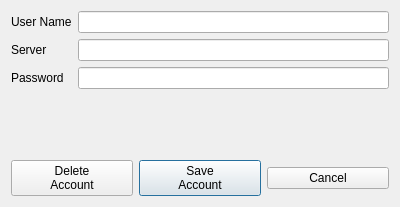
<?xml version="1.0" encoding="UTF-8"?>
<ui version="4.0">
 <class>ServerAccountEdit</class>
 <widget class="QDialog" name="ServerAccountEdit">
  <property name="geometry">
   <rect>
    <x>0</x>
    <y>0</y>
    <width>400</width>
    <height>207</height>
   </rect>
  </property>
  <property name="windowTitle">
   <string>Dialog</string>
  </property>
  <layout class="QGridLayout" name="gridLayout_2">
   <item row="0" column="0">
    <layout class="QFormLayout" name="formLayout">
     <item row="0" column="0">
      <widget class="QLabel" name="userNameLabel">
       <property name="text">
        <string>User Name</string>
       </property>
      </widget>
     </item>
     <item row="0" column="1">
      <widget class="QLineEdit" name="userNameEdit"/>
     </item>
     <item row="1" column="0">
      <widget class="QLabel" name="serverLabel">
       <property name="text">
        <string>Server</string>
       </property>
      </widget>
     </item>
     <item row="1" column="1">
      <widget class="QLineEdit" name="serverEdit"/>
     </item>
     <item row="2" column="0">
      <widget class="QLabel" name="passwordLabel">
       <property name="text">
        <string>Password</string>
       </property>
      </widget>
     </item>
     <item row="2" column="1">
      <widget class="QLineEdit" name="passwordEdit">
       <property name="echoMode">
        <enum>QLineEdit::Password</enum>
       </property>
      </widget>
     </item>
    </layout>
   </item>
   <item row="1" column="0">
    <layout class="QHBoxLayout" name="horizontalLayout">
     <item>
      <widget class="QPushButton" name="deleteButton">
       <property name="text">
        <string>Delete
Account</string>
       </property>
       <property name="autoDefault">
        <bool>false</bool>
       </property>
      </widget>
     </item>
     <item>
      <widget class="QPushButton" name="saveButton">
       <property name="text">
        <string>Save
Account</string>
       </property>
      </widget>
     </item>
     <item>
      <widget class="QPushButton" name="cancelButton">
       <property name="text">
        <string>Cancel</string>
       </property>
      </widget>
     </item>
    </layout>
   </item>
  </layout>
 </widget>
 <resources/>
 <connections/>
</ui>
